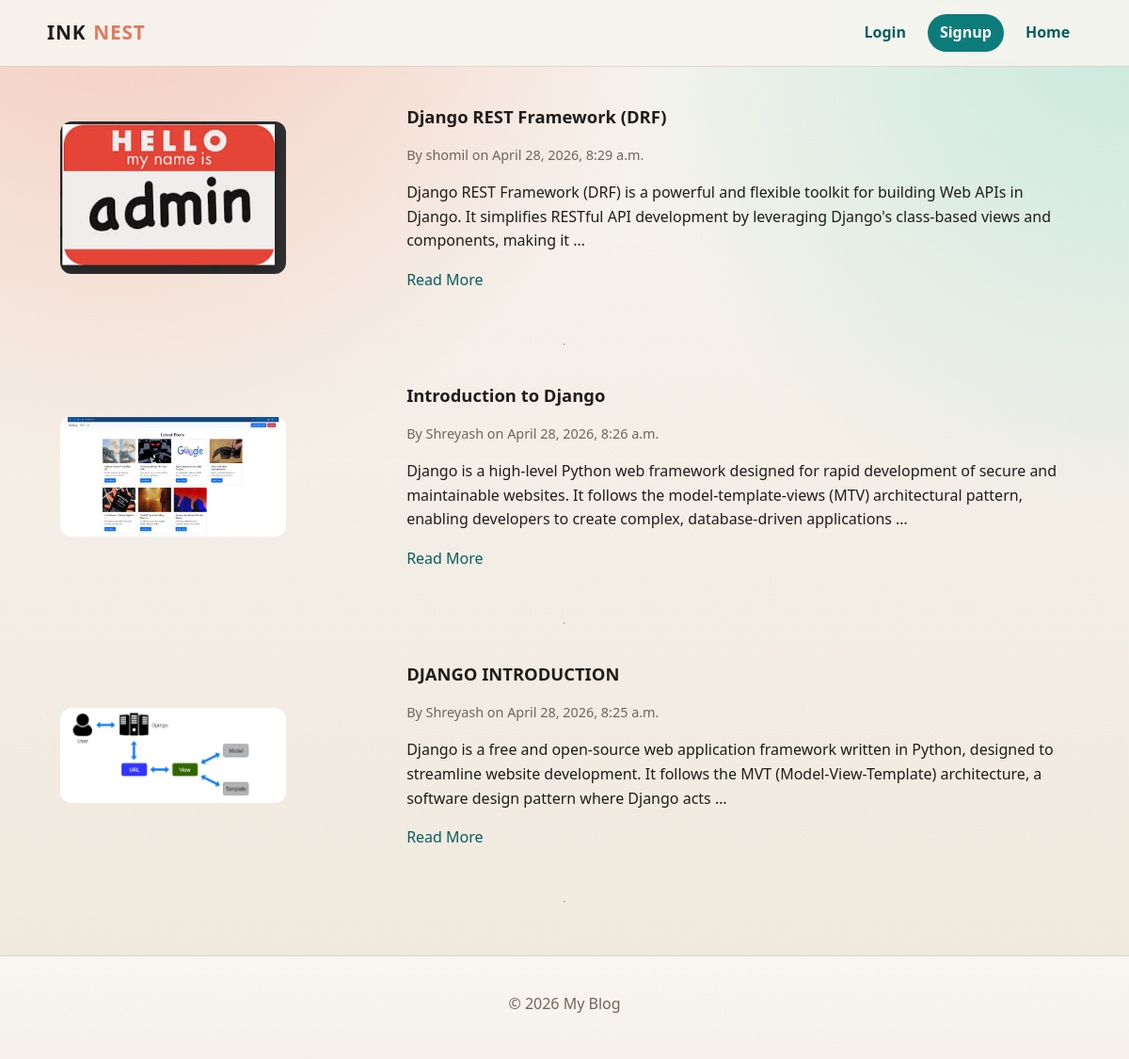
The page / on the database its author committed.
### blogapp/models.py (models this page shows, shortened)
class Post(models.Model):
    title = models.CharField(max_length=200)
    content = models.TextField()
    author = models.ForeignKey(User, on_delete=models.CASCADE)
    image = models.ImageField(upload_to='post_images/', blank=True, null=True)
    created_at = models.DateTimeField(auto_now_add=True)

### blogapp/views.py (the view)
# urls.py: 2. Add a URL to urlpatterns:  path('', views.home, name='home')
def home(request):
    posts = Post.objects.all().order_by('-created_at')
    return render(request, 'blogapp/home.html', {'posts': posts})

### blogapp/templates/blogapp/home.html (shortened to what this page needs)
{% extends 'Base.html' %}
{% block content %}
  <section class="posts-list">
    {% for post in posts %}
      <article class="post-summary">
        {% if post.image %}
          <img src="{{ post.image.url }}" alt="Post Image">
        {% endif %}
        <div>
          <h2>{{ post.title|truncatewords:10 }}</h2>
          <p class="meta">By {{ post.author.username }} on {{ post.created_at }}</p>
          <p>{{ post.content|truncatewords:30 }}</p>
          <a href="{% url 'post_details' post.id %}">Read More</a>
        </div>
      </article>
      <hr>
    {% empty %}
      <p>No posts yet.</p>
    {% endfor %}
  </section>
{% endblock %}

### blogapp/static/style.css (style rules this page uses)
:root { --bg: #f7f4ef; --bg-alt: #efe8dc; --surface: #fffdfa; --text: #1f1d1a; --muted: #6e665b; --primary: #0c7c7a; --primary-dark: #075e5d; --accent: #e07a5f; --line: #ddd2c2; --success: #2d7a46; --danger: #a83d3d; --shadow: 0 10px 28px rgba(32, 24, 17, 0.09); --radius-lg: 18px; --radius-md: 12px; }
* { box-sizing: border-box; }
body { margin: 0; color: var(--text); background: radial-gradient(circle at 10% -10%, #f4c6b8 0%, transparent 38%), radial-gradient(circle at 100% 0%, #c7e9dd 0%, transparent 34%), linear-gradient(180deg, var(--bg), var(--bg-alt)); font-family: "Segoe UI", "Trebuchet MS", sans-serif; min-height: 100vh; line-height: 1.6; }
a { color: var(--primary-dark); text-decoration: none; }
.post-summary { display: grid; grid-template-columns: 1fr 2fr; gap: 1rem; align-items: start; }
.post-summary img { border-radius: 12px; max-width: 240px; width: 100%; height: auto; object-fit: cover; }
.post-summary h2 { margin: 0 0 0.4rem; }
.posts-list { display: grid; gap: 1rem }
.post-summary { padding: 0.9rem; align-items: center }
.post-summary h2 { font-size: 1.15rem }
.post-summary .meta { color: var(--muted); font-size: 0.9rem; margin-bottom: 0.5rem }

### rows shown on the page
Post: image (picture), title "Django REST Framework (DRF)", author.username "shomil", created_at "April 28, 2026, 8:29 a.m.", content "Django REST Framework (DRF) is a powerful and flexible toolkit for building Web APIs in Django. It simplifies RESTful API development by leveraging Django's class-based views and components, making it …"
Post: image (picture), title "Introduction to Django", author.username "Shreyash", created_at "April 28, 2026, 8:26 a.m.", content "Django is a high-level Python web framework designed for rapid development of secure and maintainable websites. It follows the model-template-views (MTV) architectural pattern, enabling developers to create complex, database-driven applications …"
Post: image (picture), title "DJANGO INTRODUCTION", author.username "Shreyash", created_at "April 28, 2026, 8:25 a.m.", content "Django is a free and open-source web application framework written in Python, designed to streamline website development. It follows the MVT (Model-View-Template) architecture, a software design pattern where Django acts …"
